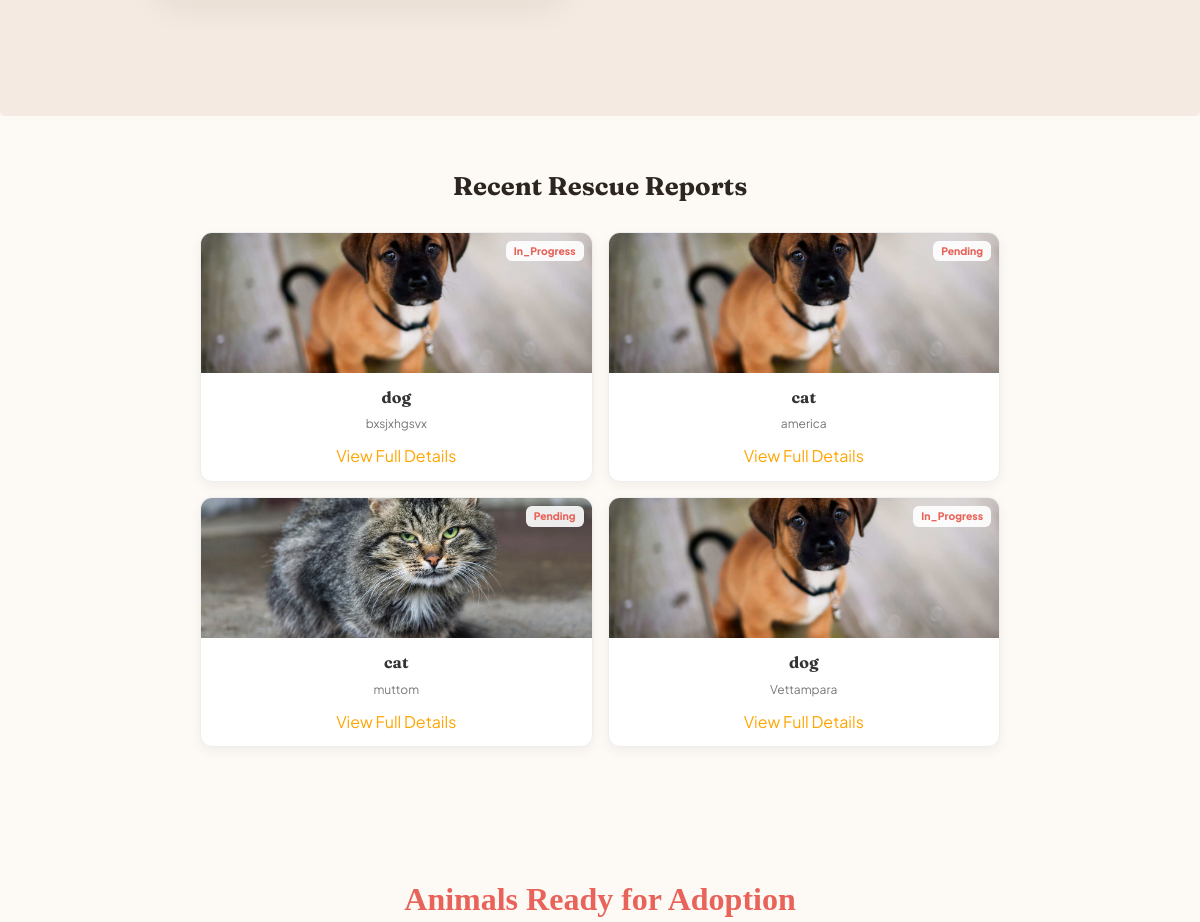
Page /VolunteerHome/ (middle part) on the earlier database version.
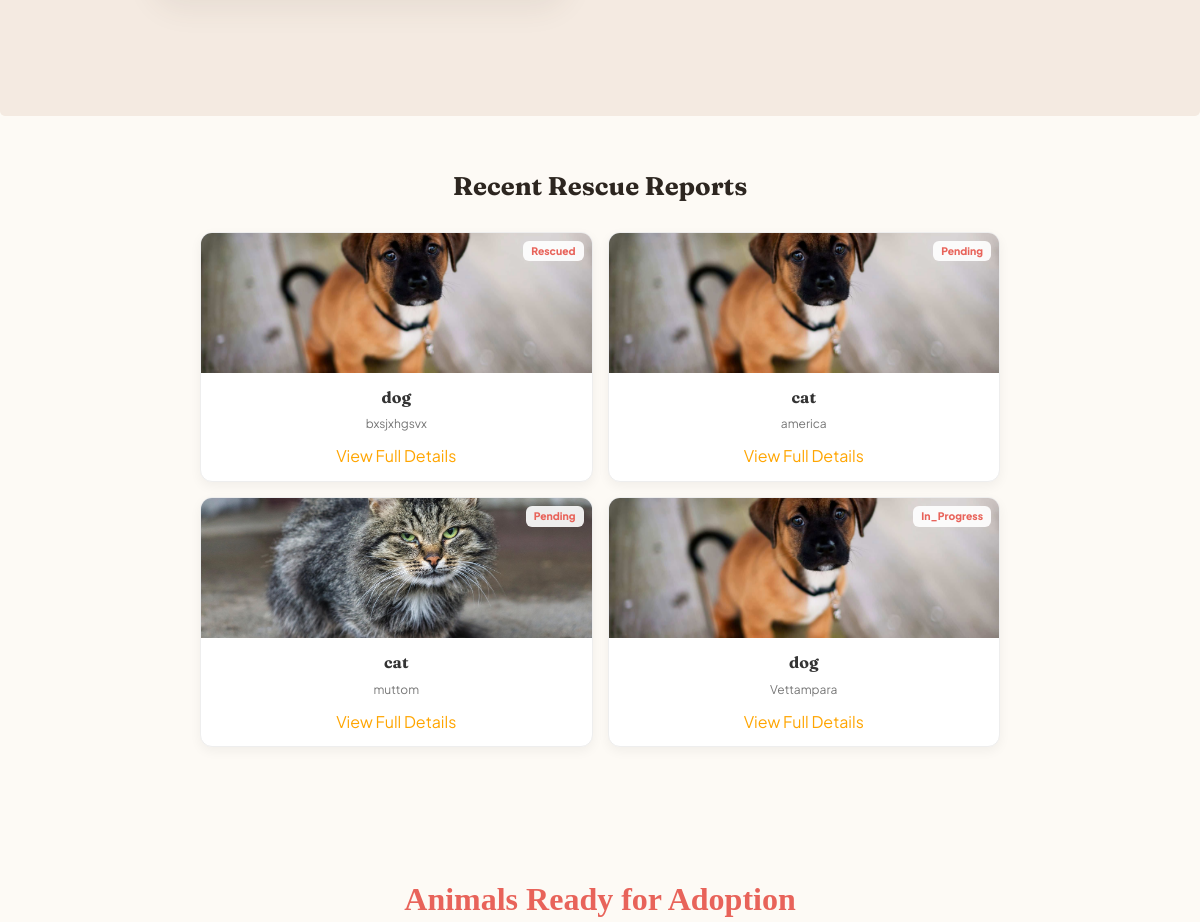
Same page on the later database version.
### App/models.py (models this page shows, shortened)
class ReportSubmit(models.Model):
    ANIMAL_TYPE_CHOICES = [
        ('dog', 'Dog'),
        ('cat', 'Cat'),
        ('other', 'Other'),
    ]
    LOCATION_SOURCE_CHOICES = [
        ('manual', 'Manual'),
        ('gps', 'GPS'),
    ]
    STATUS_CHOICES = [
        ('pending', 'Pending'),
        ('in_progress', 'In Progress'),
        ('awaiting_verification', 'Awaiting Verification'),
        ('rescued', 'Rescued'),
    ]
    animal_type = models.CharField(max_length=10, choices=ANIMAL_TYPE_CHOICES)
    conditions = models.ManyToManyField(Condition, blank=True)
    animal_count = models.PositiveIntegerField(default=1)
    manual_location = models.CharField(
        max_length=255,
        help_text="Road name and nearby landmark"
    )
    auto_latitude = models.DecimalField(
        max_digits=9,
        decimal_places=6,
        blank=True,
        null=True
    )
    auto_longitude = models.DecimalField(
        max_digits=9,
        decimal_places=6,
        blank=True,
        null=True
    )
    location_source = models.CharField(
        max_length=10,
        choices=LOCATION_SOURCE_CHOICES,
        default='manual'
    )
    status = models.CharField(
        max_length=30,
        choices=STATUS_CHOICES,
        default='pending'
    )
    claimed_by = models.ForeignKey(
    User,
    on_delete=models.SET_NULL,
    null=True,
    blank=True,
    related_name='claimed_reports'
)
    claimed_at = models.DateTimeField(
        null=True,
        blank=True
)
    reporter = models.ForeignKey(
        User,
        on_delete=models.SET_NULL,
        null=True,
        blank=True
)
    user = models.ForeignKey(
        User,
        null=True,
        on_delete=models.CASCADE,
        related_name="reports"
)
    rescue_image = models.ImageField(
        upload_to="rescue_proof/",
        null=True,
        blank=True,
        help_text="Live photo of the animal at the center or safe-zone"
    )
    rescue_notes = models.TextField(blank=True, null=True, help_text="How was the rescue? Any immediate medical needs?")
    rescue_image = models.ImageField(upload_to="rescue_proof/", blank=True, null=True)
    is_verified_rescue = models.BooleanField(default=False)
    rescue_notes = models.TextField(
        null=True,
        blank=True,
        help_text="Details about the animal's current location and condition"
    )
    is_verified_rescue = models.BooleanField(default=False)
    verified_at = models.DateTimeField(null=True, blank=True)
    created_at = models.DateTimeField(default=timezone.now)

class ReportImage(models.Model):
    report = models.ForeignKey(
        ReportSubmit,
        on_delete=models.CASCADE,
        related_name="images"
    )
    image = models.ImageField(upload_to="stray_photos/")
    uploaded_at = models.DateTimeField(auto_now_add=True)

### App/views.py (the view)
# urls.py: path('VolunteerHome/', views.VolunteerHome, name='VolunteerHome'),
def VolunteerHome(request):
    cases = ReportSubmit.objects.all().order_by('-id')[:4]
    animals = Animal.objects.filter(
        in_adoption=True
    ).exclude(status='Adopted').order_by('-id')[:4]
    return render(request, 'VolunteerHome.html', {
        'cases': cases,
        'animals': animals
    })

### App/templates/VolunteerHome.html (shortened to what this page needs)
{% load static %}
<!DOCTYPE html>
<html lang="en">
<head>
    <link rel="stylesheet" href="{% static 'css/home.css' %}">
</head>
<body>
    <div id="success-stories-container" style="position: relative; overflow: hidden;">
        <div class="success-slide active">
        </div>
    </div>
    <section class="rescue-grid-section">
        <h2 class="section-title">Recent Rescue Reports</h2>
        <div class="rescue-grid">
            {% for case in cases %}
            <div class="rescue-card">
                <div class="rescue-card-image">
                    {% if case.images.first %}
                    <img src="{{ case.images.first.image.url }}" alt="Rescue Case">
                    {% else %}
                    <div class="no-img-box">🐾</div>
                    {% endif %}
                    <div class="status-badge">{{ case.status|title }}</div>
                </div>
                <div class="rescue-card-info">
                    <h4>{{ case.animal_type }}</h4>
                    <p class="location"> {{ case.manual_location }}</p>
                    <div class="case-card">
                        <a href="{% url 'ReportDetail' case.id %}" class="view-btn"
                            style="text-decoration: none;color: orange;">View Full Details</a>
                    </div>
                </div>
            </div>
            {% empty %}
            <p class="empty-msg">No recent reports found.</p>
            {% endfor %}
        </div>
    </section>
    <section class="adoption-reports-area">
        <h2>Animals Ready for Adoption</h2>
    </section>
</body>
</html>

Differences in the rows shown:
changed ReportSubmit "bxsjxhgsvx": status "In_Progress" → "Rescued"
